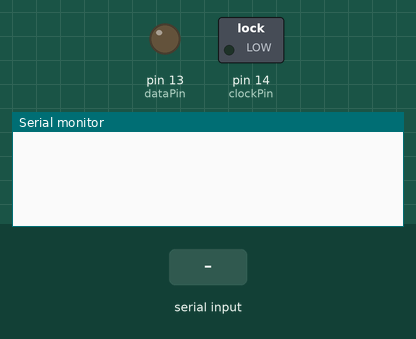
A sketch run on a simulated Arduino Uno, built with avr-gcc and run on an emulated ATmega328P. Shown: switched loads named in the sketch (green lamp = pin HIGH), output pins drawn as LEDs (lit = HIGH), the last lines printed to the serial monitor. Inputs (shaded band) come from the test bench.

Above: at 1.2 s.
1.3 s: "SET\n" received over Serial
At 2.1 s:
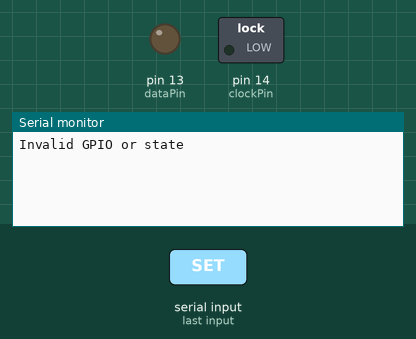
2.8 s: "GET\n" received over Serial
At 3.2 s:
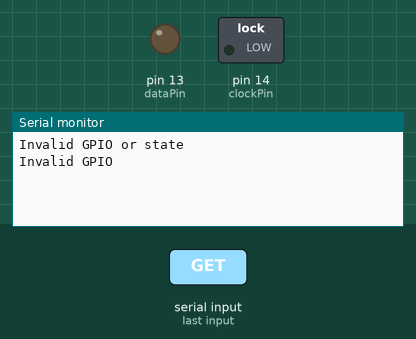
4.3 s: "GET90\n" received over Serial
At 5.6 s:
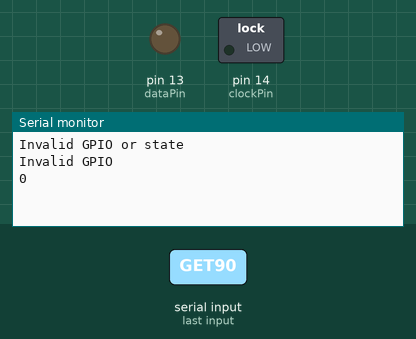

The sketch:

SHIFT_REG_GPIO_Control.ino
```cpp
const int dataPin = 13;   // Pin connected to DS (serial data input) of 74HC595
const int latchPin = 15;  // Pin connected to ST_CP (latch pin) of 74HC595
const int clockPin = 14;  // Pin connected to SH_CP (clock pin) of 74HC595

byte dataArray[64];  // Array to store the state of all 512 GPIOs (512/8 = 64 bytes)

void setup() {
  Serial.begin(115200);
  pinMode(dataPin, OUTPUT);
  pinMode(latchPin, OUTPUT);
  pinMode(clockPin, OUTPUT);
}

void loop() {
  if (Serial.available() > 0) {
    String input = Serial.readStringUntil('\n');
    if (input.startsWith("SET")) {
      int gpio, state;
      sscanf(input.c_str(), "SET %d %d", &gpio, &state);
      if (gpio >= 0 && gpio < 512 && (state == 0 || state == 1)) {
        int byteIndex = gpio / 8;
        int bitIndex = gpio % 8;
        bitWrite(dataArray[byteIndex], bitIndex, state);
        updateShiftRegisters();
        Serial.println("OK");
      } else {
        Serial.println("Invalid GPIO or state");
      }
    } else if (input.startsWith("GET")) {
      int gpio;
      sscanf(input.c_str(), "GET %d", &gpio);
      if (gpio >= 0 && gpio < 512) {
        int byteIndex = gpio / 8;
        int bitIndex = gpio % 8;
        int state = bitRead(dataArray[byteIndex], bitIndex);
        Serial.println(state);
      } else {
        Serial.println("Invalid GPIO");
      }
    }
  }
}

void updateShiftRegisters() {
  digitalWrite(latchPin, LOW);
  for (int i = 63; i >= 0; i--) {
    shiftOut(dataPin, clockPin, MSBFIRST, dataArray[i]);
  }
  digitalWrite(latchPin, HIGH);
}
```

Measured:
- after the input at 1.3 s, the serial monitor: prints a new line at once (image 1)
- after the input at 2.8 s, the serial monitor: prints a new line at once (image 2)
- after the input at 4.3 s, the serial monitor: prints a new line at once (image 3)
